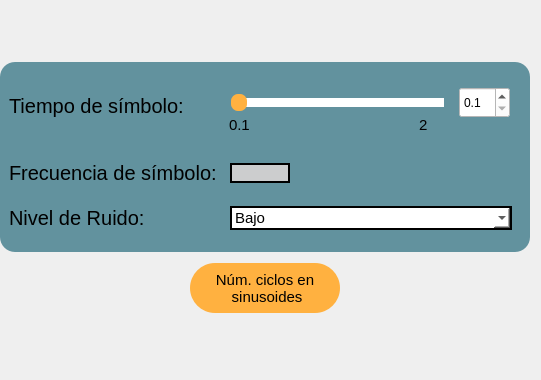
            <widget class="QFrame" name="frame_70">
             <property name="minimumSize">
              <size>
               <width>530</width>
               <height>380</height>
              </size>
             </property>
             <property name="maximumSize">
              <size>
               <width>16777215</width>
               <height>380</height>
              </size>
             </property>
             <property name="styleSheet">
              <string notr="true">QFrame{
border: none;
}</string>
             </property>
             <property name="frameShape">
              <enum>QFrame::StyledPanel</enum>
             </property>
             <property name="frameShadow">
              <enum>QFrame::Raised</enum>
             </property>
             <layout class="QGridLayout" name="gridLayout_85">
              <property name="leftMargin">
               <number>0</number>
              </property>
              <item row="1" column="0">
               <widget class="QFrame" name="frame_9">
                <property name="minimumSize">
                 <size>
                  <width>530</width>
                  <height>190</height>
                 </size>
                </property>
                <property name="maximumSize">
                 <size>
                  <width>520</width>
                  <height>16777215</height>
                 </size>
                </property>
                <property name="styleSheet">
                 <string notr="true">QFrame{
background-color: rgb(98, 146, 158);
border: none;
border-radius: 15px;
}

QLabel{
font-size: 20px;
color: rgb(0,0,0);
}

QDoubleSpinBox{
color: rgb(0,0,0);
}</string>
                </property>
                <property name="frameShape">
                 <enum>QFrame::StyledPanel</enum>
                </property>
                <property name="frameShadow">
                 <enum>QFrame::Raised</enum>
                </property>
                <layout class="QGridLayout" name="gridLayout_107">
                 <property name="leftMargin">
                  <number>0</number>
                 </property>
                 <property name="topMargin">
                  <number>0</number>
                 </property>
                 <item row="2" column="0">
                  <widget class="QFrame" name="frame_90">
                   <property name="maximumSize">
                    <size>
                     <width>550</width>
                     <height>35</height>
                    </size>
                   </property>
                   <property name="styleSheet">
                    <string notr="true">QFrame{
border: none;
background-color: transparent;
}</string>
                   </property>
                   <property name="frameShape">
                    <enum>QFrame::StyledPanel</enum>
                   </property>
                   <property name="frameShadow">
                    <enum>QFrame::Raised</enum>
                   </property>
                   <layout class="QGridLayout" name="gridLayout_106">
                    <property name="topMargin">
                     <number>0</number>
                    </property>
                    <property name="bottomMargin">
                     <number>0</number>
                    </property>
                    <item row="0" column="0">
                     <widget class="QLabel" name="label_16">
                      <property name="minimumSize">
                       <size>
                        <width>215</width>
                        <height>0</height>
                       </size>
                      </property>
                      <property name="maximumSize">
                       <size>
                        <width>215</width>
                        <height>16777215</height>
                       </size>
                      </property>
                      <property name="text">
                       <string>Nivel de Ruido:</string>
                      </property>
                     </widget>
                    </item>
                    <item row="0" column="1">
                     <widget class="QComboBox" name="cbNivelRuido">
                      <property name="styleSheet">
                       <string notr="true">QComboBox{
	background-color: rgb(204, 204, 255);
	background: white;
	color: rgb(0,0,0);;
	border: 2px solid black;
	font-size: 15px;
	qproperty-alignment: AlignCenter;
}


</string>
                      </property>
                      <item>
                       <property name="text">
                        <string>Bajo</string>
                       </property>
                      </item>
                      <item>
                       <property name="text">
                        <string>Medio</string>
                       </property>
                      </item>
                      <item>
                       <property name="text">
                        <string>Alto</string>
                       </property>
                      </item>
                     </widget>
                    </item>
                   </layout>
                  </widget>
                 </item>
                 <item row="0" column="0">
                  <widget class="QFrame" name="frame_87">
                   <property name="minimumSize">
                    <size>
                     <width>520</width>
                     <height>80</height>
                    </size>
                   </property>
                   <property name="maximumSize">
                    <size>
                     <width>520</width>
                     <height>80</height>
                    </size>
                   </property>
                   <property name="styleSheet">
                    <string notr="true">QFrame{
border: none;
background-color: transparent;
}</string>
                   </property>
                   <property name="frameShape">
                    <enum>QFrame::StyledPanel</enum>
                   </property>
                   <property name="frameShadow">
                    <enum>QFrame::Raised</enum>
                   </property>
                   <layout class="QHBoxLayout" name="horizontalLayout">
                    <item>
                     <widget class="QLabel" name="label_68">
                      <property name="minimumSize">
                       <size>
                        <width>200</width>
                        <height>0</height>
                       </size>
                      </property>
                      <property name="maximumSize">
                       <size>
                        <width>215</width>
                        <height>16777215</height>
                       </size>
                      </property>
                      <property name="text">
                       <string>Tiempo de símbolo:</string>
                      </property>
                     </widget>
                    </item>
                    <item>
                     <widget class="QFrame" name="frame_88">
                      <property name="minimumSize">
                       <size>
                        <width>292</width>
                        <height>58</height>
                       </size>
                      </property>
                      <property name="maximumSize">
                       <size>
                        <width>292</width>
                        <height>58</height>
                       </size>
                      </property>
                      <property name="styleSheet">
                       <string notr="true">QFrame{
border: none;
background-color: transparent;
}</string>
                      </property>
                      <property name="frameShape">
                       <enum>QFrame::StyledPanel</enum>
                      </property>
                      <property name="frameShadow">
                       <enum>QFrame::Raised</enum>
                      </property>
                      <widget class="QSlider" name="hsTsimb">
                       <property name="geometry">
                        <rect>
                         <x>10</x>
                         <y>10</y>
                         <width>221</width>
                         <height>31</height>
                        </rect>
                       </property>
                       <property name="styleSheet">
                        <string notr="true">QSlider 
{
    background-color: transparent;
    padding: 2px;

}

QSlider::groove:horizontal 
{
	subcontrol-origin: content;
	background-color: transparent;
	height: 17px;

}

QSlider::handle:horizontal 
{
    background-color: rgb(255, 177, 64);
    width: 16px;
    border-radius: 7px;

}

QSlider::sub-page:horizontal 
{
    background-color: white;
    margin: 4px;
    border-radius: 5px;

}

QSlider::add-page:horizontal 
{
    background-color: white;
    margin: 4px;
    border-radius: 5px;

}




</string>
                       </property>
                       <property name="minimum">
                        <number>1</number>
                       </property>
                       <property name="maximum">
                        <number>20</number>
                       </property>
                       <property name="orientation">
                        <enum>Qt::Horizontal</enum>
                       </property>
                      </widget>
                      <widget class="QLabel" name="label_89">
                       <property name="geometry">
                        <rect>
                         <x>10</x>
                         <y>40</y>
                         <width>21</width>
                         <height>16</height>
                        </rect>
                       </property>
                       <property name="styleSheet">
                        <string notr="true">QLabel{
font-size: 15px;
qproperty-alignment: AlignCenter;
}</string>
                       </property>
                       <property name="text">
                        <string>0.1</string>
                       </property>
                      </widget>
                      <widget class="QLabel" name="label_90">
                       <property name="geometry">
                        <rect>
                         <x>200</x>
                         <y>40</y>
                         <width>21</width>
                         <height>16</height>
                        </rect>
                       </property>
                       <property name="styleSheet">
                        <string notr="true">QLabel{
font-size: 15px;
qproperty-alignment: AlignRight;
}</string>
                       </property>
                       <property name="text">
                        <string>2</string>
                       </property>
                      </widget>
                      <widget class="QDoubleSpinBox" name="sbTsimb">
                       <property name="geometry">
                        <rect>
                         <x>240</x>
                         <y>10</y>
                         <width>51</width>
                         <height>31</height>
                        </rect>
                       </property>
                       <property name="minimumSize">
                        <size>
                         <width>51</width>
                         <height>31</height>
                        </size>
                       </property>
                       <property name="maximumSize">
                        <size>
                         <width>51</width>
                         <height>31</height>
                        </size>
                       </property>
                       <property name="styleSheet">
                        <string notr="true">QDoubleSpinBox{
background-color: white;
qproperty-alignment: AlignCenter;
}</string>
                       </property>
                       <property name="decimals">
                        <number>1</number>
                       </property>
                       <property name="minimum">
                        <double>0.100000000000000</double>
                       </property>
                       <property name="maximum">
                        <double>2.000000000000000</double>
                       </property>
                       <property name="singleStep">
                        <double>0.100000000000000</double>
                       </property>
                      </widget>
                     </widget>
                    </item>
                   </layout>
                  </widget>
                 </item>
                 <item row="1" column="0">
                  <widget class="QFrame" name="frame_89">
                   <property name="maximumSize">
                    <size>
                     <width>550</width>
                     <height>35</height>
                    </size>
                   </property>
                   <property name="styleSheet">
                    <string notr="true">QFrame{
border: none;
background-color: transparent;
}</string>
                   </property>
                   <property name="frameShape">
                    <enum>QFrame::StyledPanel</enum>
                   </property>
                   <property name="frameShadow">
                    <enum>QFrame::Raised</enum>
                   </property>
                   <layout class="QGridLayout" name="gridLayout_105">
                    <property name="topMargin">
                     <number>0</number>
                    </property>
                    <property name="bottomMargin">
                     <number>0</number>
                    </property>
                    <item row="0" column="1">
                     <widget class="QLineEdit" name="leFsimb">
                      <property name="enabled">
                       <bool>true</bool>
                      </property>
                      <property name="minimumSize">
                       <size>
                        <width>60</width>
                        <height>20</height>
                       </size>
                      </property>
                      <property name="maximumSize">
                       <size>
                        <width>60</width>
                        <height>20</height>
                       </size>
                      </property>
                      <property name="styleSheet">
                       <string notr="true">QLineEdit{
background-color: rgb(204, 205, 206);
border: 2px solid black;
color: rgb(0,0,0);
qproperty-alignment: AlignCenter;
}</string>
                      </property>
                      <property name="text">
                       <string/>
                      </property>
                     </widget>
                    </item>
                    <item row="0" column="0">
                     <widget class="QLabel" name="label_15">
                      <property name="minimumSize">
                       <size>
                        <width>215</width>
                        <height>20</height>
                       </size>
                      </property>
                      <property name="maximumSize">
                       <size>
                        <width>215</width>
                        <height>16777215</height>
                       </size>
                      </property>
                      <property name="text">
                       <string>Frecuencia de símbolo:</string>
                      </property>
                     </widget>
                    </item>
                    <item row="0" column="2">
                     <spacer name="horizontalSpacer_19">
                      <property name="orientation">
                       <enum>Qt::Horizontal</enum>
                      </property>
                      <property name="sizeHint" stdset="0">
                       <size>
                        <width>40</width>
                        <height>20</height>
                       </size>
                      </property>
                     </spacer>
                    </item>
                   </layout>
                  </widget>
                 </item>
                </layout>
               </widget>
              </item>
              <item row="3" column="0">
               <spacer name="verticalSpacer_27">
                <property name="orientation">
                 <enum>Qt::Vertical</enum>
                </property>
                <property name="sizeHint" stdset="0">
                 <size>
                  <width>20</width>
                  <height>40</height>
                 </size>
                </property>
               </spacer>
              </item>
              <item row="0" column="0">
               <spacer name="verticalSpacer_26">
                <property name="orientation">
                 <enum>Qt::Vertical</enum>
                </property>
                <property name="sizeHint" stdset="0">
                 <size>
                  <width>20</width>
                  <height>40</height>
                 </size>
                </property>
               </spacer>
              </item>
              <item row="2" column="0">
               <widget class="QFrame" name="frame_92">
                <property name="minimumSize">
                 <size>
                  <width>160</width>
                  <height>60</height>
                 </size>
                </property>
                <property name="maximumSize">
                 <size>
                  <width>16777215</width>
                  <height>70</height>
                 </size>
                </property>
                <property name="styleSheet">
                 <string notr="true">QFrame{
border: none;
background-color: transparent
}</string>
                </property>
                <property name="frameShape">
                 <enum>QFrame::StyledPanel</enum>
                </property>
                <property name="frameShadow">
                 <enum>QFrame::Raised</enum>
                </property>
                <layout class="QGridLayout" name="gridLayout_110">
                 <property name="topMargin">
                  <number>0</number>
                 </property>
                 <property name="bottomMargin">
                  <number>0</number>
                 </property>
                 <item row="0" column="0">
                  <widget class="QPushButton" name="NumCiclosButton">
                   <property name="minimumSize">
                    <size>
                     <width>150</width>
                     <height>50</height>
                    </size>
                   </property>
                   <property name="maximumSize">
                    <size>
                     <width>150</width>
                     <height>50</height>
                    </size>
                   </property>
                   <property name="styleSheet">
                    <string notr="true">QPushButton{
background-color: rgb(255, 177, 64);
font-size: 15px;
border-radius: 25px;
color: rgb(0,0,0);
}

QPushButton:hover{
background-color: rgb(255, 202, 128);
}
</string>
                   </property>
                   <property name="text">
                    <string>Núm. ciclos en 
 sinusoides</string>
                   </property>
                  </widget>
                 </item>
                </layout>
               </widget>
              </item>
             </layout>
            </widget>
